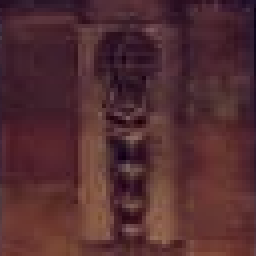
#> input picture sandbox/column.png, 128 x 128 px (shown 2 times larger)
$ python img_test.py   (older library calls are emulated)
#> lines starting #> are read from the running program, lines starting #| are printed output that depends on the picture
#> further down, A is the input picture: shape (128, 128, 4); mean R, G, B, A 82.6, 44.8, 49, 255
import numpy as np
from scipy.ndimage import imread
from bfmplot import pl

def rgb2grey(rgb):
    r, g, b = rgb[:,:,0], rgb[:,:,1], rgb[:,:,2]
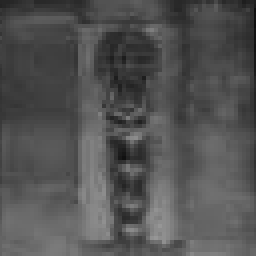
#> r: shape (128, 128) (shown 2 times larger); min 13, max 150, mean 82.6
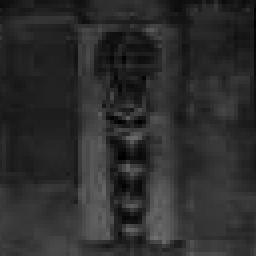
#> g: shape (128, 128) (shown 2 times larger); min 0, max 111, mean 44.8
    grey = 0.2989 * r + 0.5870 * g + 0.1140 * b
    return grey

A = imread('column.png')
A = rgb2grey(A)

pl.imshow(A)
#> (this line was passed over: bfmplot is not available in this run)
pl.gcf().savefig('column_cividis.png')
#> (this line was passed over: bfmplot is not available in this run)
pl.show()
#> (this line was passed over: bfmplot is not available in this run)
